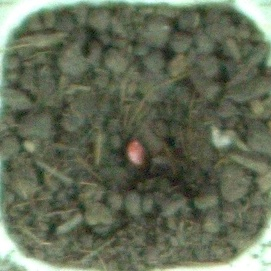
#> input picture Datasets/dataset_cells_blocks/test/images/1050.jpg, 271 x 271 px; its folder holds only this picture in this run
$ python -i data_augmentation.py   (imports and definitions only)
#> lines starting #> are read from the running program, lines starting #| are printed output that depends on the picture
import os

import cv2
import random
from PIL import Image
from PIL import ImageEnhance
import numpy as np


def change_color(img):
    '''
    随机颜色增强
    :param img:
    :return:
    '''
    # 随机选择某种增强模式
    p = random.randint(0, 3)
    # 设置增强模式，这里分为了四种，可自行添加、删除
    a1 = random.uniform(0.8, 2)
    a2 = random.uniform(0.8, 1.4)
    a3 = random.uniform(0.8, 1.7)
    a4 = random.uniform(0.8, 2.5)
    img = Image.fromarray(img)
    # 这里使用了pillow的色彩增强api
    img = ImageEnhance.Color(img).enhance(a1) if p == 0 else img
    img = ImageEnhance.Brightness(img).enhance(a2) if p == 1 else img
    img = ImageEnhance.Contrast(img).enhance(a3) if p == 2 else img
    img = ImageEnhance.Sharpness(img).enhance(a4) if p == 3 else img
    img = np.array(img)

    return img


# [65 lines left out: functions random_horizontal_flip, image_preporcess, save_result, cv_show, not called in this run]


# [51 lines not run here, left out]

>>> import cv2
>>> picture = cv2.imread('../Datasets/dataset_cells_blocks/test/images/1050.jpg')
#> picture is the input picture: shape (271, 271, 3); mean B, G, R 87.1, 108, 100
>>> result = change_color(picture)
#> in change_color, `img = ImageEnhance.Sharpness(img).enhance(a4) if p == 3 else img`:
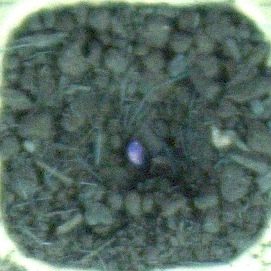
#> img: PIL image 271x271 RGB; mean R, G, B 86.6, 107.6, 99.5

$ run again, on Datasets/dataset_cells_blocks/test/images/1117.jpg
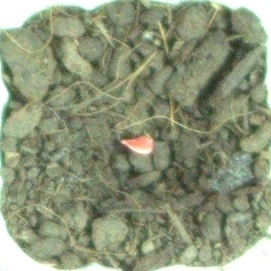
#> input picture Datasets/dataset_cells_blocks/test/images/1117.jpg, 271 x 271 px
#> picture is the input picture: shape (271, 271, 3); mean B, G, R 121.3, 149, 140.4
#> in change_color, `img = ImageEnhance.Sharpness(img).enhance(a4) if p == 3 else img`:
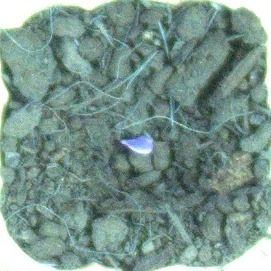
#> img: PIL image 271x271 RGB; mean R, G, B 120.9, 148.6, 140

$ run again, on Datasets/dataset_cells_blocks/test/images/116.jpg
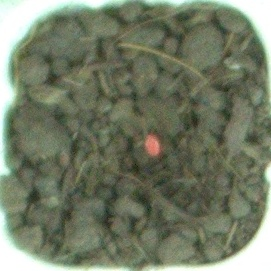
#> input picture Datasets/dataset_cells_blocks/test/images/116.jpg, 271 x 271 px
#> picture is the input picture: shape (271, 271, 3); mean B, G, R 102.6, 123.8, 115.8
#> in change_color, `img = ImageEnhance.Sharpness(img).enhance(a4) if p == 3 else img`:
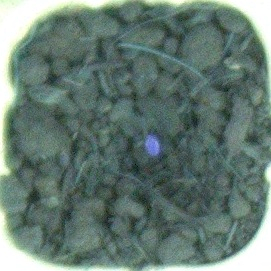
#> img: PIL image 271x271 RGB; mean R, G, B 102.1, 123.3, 115.4
